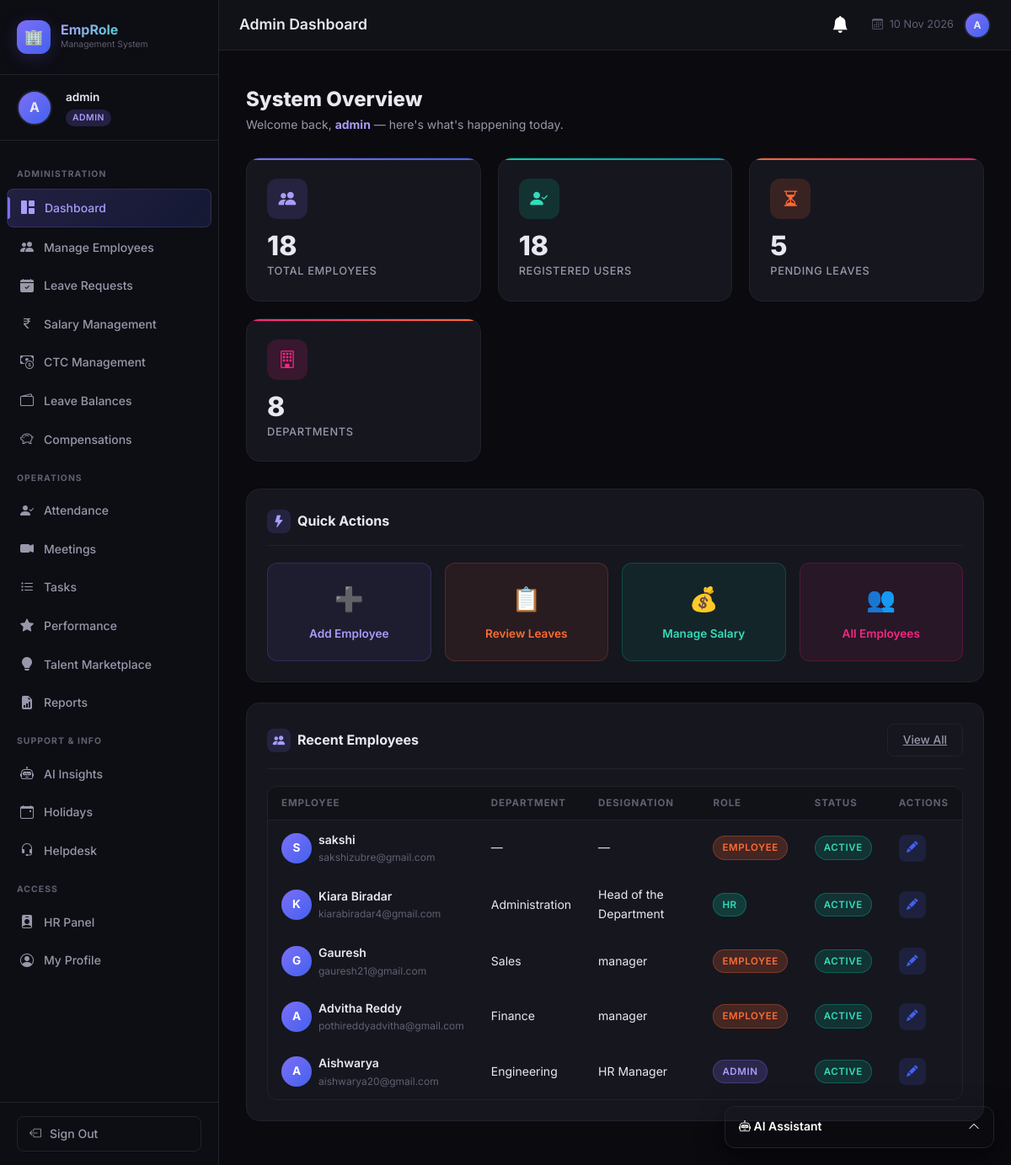
The page /admin/dashboard (signed in) on the database its author committed.
### tables this page shows
CREATE TABLE users (
            id INTEGER PRIMARY KEY AUTOINCREMENT,
            username TEXT UNIQUE NOT NULL,
            email TEXT UNIQUE NOT NULL,
            password TEXT NOT NULL,
            role TEXT NOT NULL DEFAULT 'employee',
            created_at DATETIME DEFAULT CURRENT_TIMESTAMP
        );

CREATE TABLE employees (
            id INTEGER PRIMARY KEY AUTOINCREMENT,
            user_id INTEGER UNIQUE,
            name TEXT NOT NULL,
            email TEXT NOT NULL,
            phone TEXT,
            department TEXT,
            designation TEXT,
            joining_date DATE,
            status TEXT DEFAULT 'active',
            FOREIGN KEY (user_id) REFERENCES users(id)
        );

### app.py (the view)
@app.route('/admin/dashboard')
@login_required
@role_required('admin')
def admin_dashboard():
    db = get_db()
    stats = {
        'total_employees': db.execute("SELECT COUNT(*) as c FROM employees").fetchone()['c'],
        'total_users': db.execute("SELECT COUNT(*) as c FROM users").fetchone()['c'],
        'pending_leaves': db.execute("SELECT COUNT(*) as c FROM leaves WHERE status='pending'").fetchone()['c'],
        'departments': db.execute("SELECT COUNT(DISTINCT department) as c FROM employees WHERE department IS NOT NULL").fetchone()['c'],
    }
    recent_employees = db.execute(
        "SELECT e.*, u.role FROM employees e LEFT JOIN users u ON e.user_id=u.id ORDER BY e.id DESC LIMIT 5"
    ).fetchall()
    db.close()
    return render_template('admin/dashboard.html', stats=stats, recent_employees=recent_employees)

### templates/admin/dashboard.html (shortened to what this page needs)
{% extends "base.html" %}
{% block page_title %}Admin Dashboard{% endblock %}
{% block content %}
<div class="page-header fade-in">
  <h2>System Overview</h2>
  <p>Welcome back, <strong style="color:var(--accent-purple-light)">{{ session.username }}</strong> — here's what's happening today.</p>
</div>
<div class="stats-grid">
  <div class="stat-card purple">
    <div class="stat-icon purple"><i class="bi bi-people-fill"></i></div>
    <div class="stat-value" data-count="{{ stats.total_employees }}">{{ stats.total_employees }}</div>
    <div class="stat-label">Total Employees</div>
  </div>
  <div class="stat-card teal">
    <div class="stat-icon teal"><i class="bi bi-person-check-fill"></i></div>
    <div class="stat-value" data-count="{{ stats.total_users }}">{{ stats.total_users }}</div>
    <div class="stat-label">Registered Users</div>
  </div>
  <div class="stat-card orange">
    <div class="stat-icon orange"><i class="bi bi-hourglass-split"></i></div>
    <div class="stat-value" data-count="{{ stats.pending_leaves }}">{{ stats.pending_leaves }}</div>
    <div class="stat-label">Pending Leaves</div>
  </div>
  <div class="stat-card pink">
    <div class="stat-icon pink"><i class="bi bi-building"></i></div>
    <div class="stat-value" data-count="{{ stats.departments }}">{{ stats.departments }}</div>
    <div class="stat-label">Departments</div>
  </div>
</div>
<div class="content-card">
  <div class="card-header-custom">
    <div class="card-title-custom">
      <div class="title-icon"><i class="bi bi-lightning-fill"></i></div>
      Quick Actions
    </div>
  </div>
  <div class="row g-3">
    <div class="col-md-3">
      <a href="{{ url_for('admin_add_employee') }}" style="text-decoration:none;">
        <div style="background:rgba(124,111,247,0.08); border:1px solid rgba(124,111,247,0.2); border-radius:var(--radius-md); padding:1.25rem; text-align:center; transition:var(--transition);" class="hover-card">
          <div style="font-size:1.75rem; margin-bottom:8px;">➕</div>
          <div style="font-size:0.85rem; font-weight:600; color:var(--accent-purple-light);">Add Employee</div>
        </div>
      </a>
    </div>
    <div class="col-md-3">
      <a href="{{ url_for('admin_leaves') }}" style="text-decoration:none;">
        <div style="background:rgba(255,107,53,0.08); border:1px solid rgba(255,107,53,0.2); border-radius:var(--radius-md); padding:1.25rem; text-align:center; transition:var(--transition);">
          <div style="font-size:1.75rem; margin-bottom:8px;">📋</div>
          <div style="font-size:0.85rem; font-weight:600; color:var(--accent-orange);">Review Leaves</div>
        </div>
      </a>
    </div>
    <div class="col-md-3">
      <a href="{{ url_for('admin_salary') }}" style="text-decoration:none;">
        <div style="background:rgba(0,212,170,0.08); border:1px solid rgba(0,212,170,0.2); border-radius:var(--radius-md); padding:1.25rem; text-align:center; transition:var(--transition);">
          <div style="font-size:1.75rem; margin-bottom:8px;">💰</div>
          <div style="font-size:0.85rem; font-weight:600; color:var(--accent-teal-light);">Manage Salary</div>
        </div>
      </a>
    </div>
    <div class="col-md-3">
      <a href="{{ url_for('admin_employees') }}" style="text-decoration:none;">
        <div style="background:rgba(247,37,133,0.08); border:1px solid rgba(247,37,133,0.2); border-radius:var(--radius-md); padding:1.25rem; text-align:center; transition:var(--transition);">
          <div style="font-size:1.75rem; margin-bottom:8px;">👥</div>
          <div style="font-size:0.85rem; font-weight:600; color:var(--accent-pink);">All Employees</div>
        </div>
      </a>
    </div>
  </div>
</div>
<div class="content-card">
  <div class="card-header-custom">
    <div class="card-title-custom">
      <div class="title-icon"><i class="bi bi-people-fill"></i></div>
      Recent Employees
    </div>
    <a href="{{ url_for('admin_employees') }}" class="btn-outline-custom">View All</a>
  </div>
  {% if recent_employees %}
  <div class="table-wrapper">
    <table class="table-dark-custom">
      <thead>
        <tr>
          <th>Employee</th>
          <th>Department</th>
          <th>Designation</th>
          <th>Role</th>
          <th>Status</th>
          <th>Actions</th>
        </tr>
      </thead>
      <tbody>
        {% for emp in recent_employees %}
        <tr>
          <td>
            <div class="d-flex align-items-center gap-2">
              <div class="emp-avatar">{{ emp.name[0].upper() }}</div>
              <div>
                <div style="font-weight:600;">{{ emp.name }}</div>
                <div style="font-size:0.75rem; color:var(--text-muted);">{{ emp.email }}</div>
              </div>
            </div>
          </td>
          <td>{{ emp.department or '—' }}</td>
          <td>{{ emp.designation or '—' }}</td>
          <td><span class="badge-custom badge-{{ emp.role or 'employee' }}">{{ emp.role or 'employee' }}</span></td>
          <td><span class="badge-custom badge-{{ emp.status or 'active' }}">{{ emp.status or 'active' }}</span></td>
          <td>
            <div class="d-flex gap-1">
              <a href="{{ url_for('admin_edit_employee', emp_id=emp.id) }}" class="btn-sm-icon btn-edit" title="Edit">
                <i class="bi bi-pencil-fill"></i>
              </a>
            </div>
          </td>
        </tr>
        {% endfor %}
      </tbody>
    </table>
  </div>
  {% else %}
  <div class="empty-state">
    <i class="bi bi-people"></i>
    <p>No employees found.</p>
  </div>
  {% endif %}
</div>
{% endblock %}

### templates/base.html (shortened to what this page needs)
<!DOCTYPE html>
<html lang="en">
<head>
  <link href="https://cdn.jsdelivr.net/npm/bootstrap@5.3.2/dist/css/bootstrap.min.css" rel="stylesheet">
  <link rel="stylesheet" href="https://cdn.jsdelivr.net/npm/bootstrap-icons@1.11.3/font/bootstrap-icons.min.css">
  <link rel="stylesheet" href="{{ url_for('static', filename='css/style.css') }}">
</head>
<body>
<div class="app-layout">
  <aside class="sidebar" id="sidebar">
    <div class="sidebar-header">
      <a href="{{ url_for('dashboard') }}" class="sidebar-brand">
        <div class="brand-icon">🏢</div>
        <div>
          <div class="brand-name">EmpRole</div>
          <span class="brand-subtitle">Management System</span>
        </div>
      </a>
    </div>
    <div class="sidebar-user">
      <div class="d-flex align-items-center gap-3">
        <div class="user-avatar avatar-{{ session.role }}">
          {{ session.username[0].upper() }}
        </div>
        <div class="user-info">
          <div class="user-name">{{ session.username }}</div>
          <span class="user-role-badge role-{{ session.role }}">{{ session.role }}</span>
        </div>
      </div>
    </div>
    <nav class="sidebar-nav">
      {% if session.role == 'admin' %}
        <div class="nav-section-title">Administration</div>
        <div class="nav-item-custom">
          <a href="{{ url_for('admin_dashboard') }}" class="nav-link-custom {% if request.endpoint == 'admin_dashboard' %}active{% endif %}">
            <span class="nav-icon"><i class="bi bi-grid-1x2-fill"></i></span> Dashboard
          </a>
        </div>
        <div class="nav-item-custom">
          <a href="{{ url_for('admin_employees') }}" class="nav-link-custom {% if 'admin_employee' in request.endpoint %}active{% endif %}">
            <span class="nav-icon"><i class="bi bi-people-fill"></i></span> Manage Employees
          </a>
        </div>
        <div class="nav-item-custom">
          <a href="{{ url_for('admin_leaves') }}" class="nav-link-custom {% if request.endpoint == 'admin_leaves' %}active{% endif %}">
            <span class="nav-icon"><i class="bi bi-calendar-check-fill"></i></span> Leave Requests
          </a>
        </div>
        <div class="nav-item-custom">
          <a href="{{ url_for('admin_salary') }}" class="nav-link-custom {% if request.endpoint == 'admin_salary' %}active{% endif %}">
            <span class="nav-icon"><i class="bi bi-currency-rupee"></i></span> Salary Management
          </a>
        </div>
        <div class="nav-item-custom">
          <a href="{{ url_for('hr_extensions.admin_ctc') }}" class="nav-link-custom {% if 'ctc' in request.endpoint %}active{% endif %}">
            <span class="nav-icon"><i class="bi bi-cash-coin"></i></span> CTC Management
          </a>
        </div>
        <div class="nav-item-custom">
          <a href="{{ url_for('hr_extensions.admin_leave_balances') }}" class="nav-link-custom {% if 'leave_balances' in request.endpoint %}active{% endif %}">
            <span class="nav-icon"><i class="bi bi-wallet2"></i></span> Leave Balances
          </a>
        </div>
        <div class="nav-item-custom">
          <a href="{{ url_for('hr_extensions.admin_compensations') }}" class="nav-link-custom {% if 'compensations' in request.endpoint %}active{% endif %}">
            <span class="nav-icon"><i class="bi bi-piggy-bank"></i></span> Compensations
          </a>
        </div>
        <div class="nav-section-title">Operations</div>
        <div class="nav-item-custom">
          <a href="{{ url_for('extra.hr_attendance') }}" class="nav-link-custom {% if 'attendance' in request.endpoint %}active{% endif %}">
            <span class="nav-icon"><i class="bi bi-person-check-fill"></i></span> Attendance
          </a>
        </div>
        <div class="nav-item-custom">
          <a href="{{ url_for('extra.hr_meetings') }}" class="nav-link-custom {% if 'meetings' in request.endpoint %}active{% endif %}">
            <span class="nav-icon"><i class="bi bi-camera-video-fill"></i></span> Meetings
          </a>
        </div>
        <div class="nav-item-custom">
          <a href="{{ url_for('extra.hr_tasks') }}" class="nav-link-custom {% if 'tasks' in request.endpoint %}active{% endif %}">
            <span class="nav-icon"><i class="bi bi-list-task"></i></span> Tasks
          </a>
        </div>
        <div class="nav-item-custom">
          <a href="{{ url_for('extra.hr_performance') }}" class="nav-link-custom {% if 'performance' in request.endpoint %}active{% endif %}">
            <span class="nav-icon"><i class="bi bi-star-fill"></i></span> Performance
          </a>
        </div>
        <div class="nav-item-custom">
          <a href="{{ url_for('skill_service.talent_marketplace') }}" class="nav-link-custom {% if 'talent' in request.endpoint %}active{% endif %}">
            <span class="nav-icon"><i class="bi bi-lightbulb-fill"></i></span> Talent Marketplace
          </a>
        </div>
        <div class="nav-item-custom">
          <a href="{{ url_for('extra.reports') }}" class="nav-link-custom {% if 'reports' in request.endpoint %}active{% endif %}">
            <span class="nav-icon"><i class="bi bi-file-earmark-bar-graph-fill"></i></span> Reports
          </a>
        </div>
        <div class="nav-section-title">Support & Info</div>
        <div class="nav-item-custom">
          <a href="{{ url_for('ai_service.ai_insights') }}" class="nav-link-custom {% if 'ai' in request.endpoint %}active{% endif %}">
            <span class="nav-icon"><i class="bi bi-robot"></i></span> AI Insights
          </a>
        </div>
        <div class="nav-item-custom">
          <a href="{{ url_for('hr_extensions.view_holidays') }}" class="nav-link-custom {% if 'holidays' in request.endpoint %}active{% endif %}">
            <span class="nav-icon"><i class="bi bi-calendar-event"></i></span> Holidays
          </a>
        </div>
        <div class="nav-item-custom">
          <a href="{{ url_for('hr_extensions.helpdesk') }}" class="nav-link-custom {% if 'helpdesk' in request.endpoint %}active{% endif %}">
            <span class="nav-icon"><i class="bi bi-headset"></i></span> Helpdesk
          </a>
        </div>
        <div class="nav-section-title">Access</div>
        <div class="nav-item-custom">
          <a href="{{ url_for('hr_dashboard') }}" class="nav-link-custom">
            <span class="nav-icon"><i class="bi bi-person-badge-fill"></i></span> HR Panel
          </a>
        </div>
        <div class="nav-item-custom">
          <a href="{{ url_for('employee_profile') }}" class="nav-link-custom {% if request.endpoint == 'employee_profile' %}active{% endif %}">
            <span class="nav-icon"><i class="bi bi-person-circle"></i></span> My Profile
          </a>
        </div>
      {% endif %}
    </nav>
    <div class="sidebar-footer">
      <a href="{{ url_for('logout') }}" class="logout-btn">
        <i class="bi bi-box-arrow-left"></i> Sign Out
      </a>
    </div>
  </aside>
  <main class="main-content">
    <div class="topbar">
      <div class="d-flex align-items-center gap-3">
        <span class="topbar-title">{% block page_title %}Dashboard{% endblock %}</span>
      </div>
      <div class="topbar-actions">
        <a href="{{ url_for('extra.notifications') }}" class="text-white text-decoration-none me-3 position-relative">
          <i class="bi bi-bell-fill fs-5"></i>
        </a>
        <span class="topbar-date">
          <i class="bi bi-calendar3 me-1"></i>
          <span id="topbar-date-text"></span>
        </span>
        <div class="user-avatar avatar-{{ session.role }}" style="width:32px;height:32px;font-size:0.75rem;">
          {{ session.username[0].upper() }}
        </div>
      </div>
    </div>
    <div class="page-content">
      {% block content %}{% endblock %}
    </div>
  </main>
</div>
<div id="aiChatbotWidget" class="chatbot-widget collapsed">
  <div class="chatbot-header" onclick="toggleChatbot()">
    <span><i class="bi bi-robot"></i> AI Assistant</span>
    <i class="bi bi-chevron-up" id="chatToggleIcon"></i>
  </div>
  <div class="chatbot-body" id="chatbotBody">
  </div>
</div>
</body>
</html>

### rows shown on the page
users: username "admin", role "ADMIN"
employees: name "S", name "sakshi", email "sakshizubre@gmail.com", department "—", designation "—", role "EMPLOYEE", status "ACTIVE"
employees: name "K", name "Kiara Biradar", email "kiarabiradar4@gmail.com", department "Administration", designation "Head of the Department", role "HR", status "ACTIVE"
employees: name "G", name "Gauresh", email "gauresh21@gmail.com", department "Sales", designation "manager", role "EMPLOYEE", status "ACTIVE"
employees: name "A", name "Advitha Reddy", email "pothireddyadvitha@gmail.com", department "Finance", designation "manager", role "EMPLOYEE", status "ACTIVE"
employees: name "A", name "Aishwarya", email "aishwarya20@gmail.com", department "Engineering", designation "HR Manager", role "ADMIN", status "ACTIVE"

### other values the page prints
{{ session.username[0].upper() }} "A"
{{ stats.total_employees }} "18"
{{ stats.total_users }} "18"
{{ stats.pending_leaves }} "5"
{{ stats.departments }} "8"
